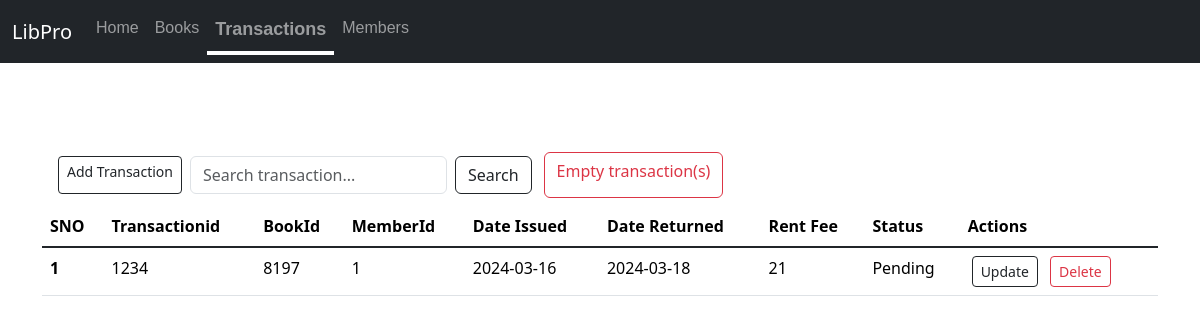
Page /transactions on the committed database.
### app.py (models this page shows)
class Transactions(db.Model):
    sno = db.Column(db.Integer, primary_key=True,unique=True)
    Transactionid = db.Column(db.Integer,unique=True)
    bookid = db.Column(db.Integer, nullable=False)
    memberid = db.Column(db.Integer, nullable=False)
    date_issued = db.Column(db.DateTime, nullable=False,default=datetime.date)
    date_returned = db.Column(db.DateTime, nullable=True)
    rent_fee = db.Column(db.Integer, nullable=False)
    status=db.Column(db.String(20),nullable=False)

### app.py (the view, shortened to what this page needs)
@app.route('/<string:table>',methods=['GET','POST'])
def view(table):
    record_class=globals().get(table.capitalize())
    if record_class is None:
        return redirect('/')
    else:
        allrecords=record_class.query.all()
        return render_template(f'{table}.html',allrecords=allrecords)

### templates/transactions.html (shortened to what this page needs)
{% extends 'base.html' %}
{% block body %}
<div class="container">
  <div style="display:flex" class="my-2 container">
    <a href="/addrecord/transactions" class="add btn btn-outline-dark btn-sm mx-1 my-1" type="button">Add Transaction</a>
    <form style="width:fit-content" class="d-flex mx-1 my-1" method="POST" action="/search/transactions" role="search">
      <input class="form-control me-2" name="searchitem"  id="searchtran" type="search" placeholder="Search transaction..." aria-label="Search">
      <button class="btn btn-outline-dark"  type="submit">Search</button>
    </form>
    <a class="btn btn-outline-danger mx-2" href="/empty/transactions" type="button">Empty transaction(s)</a>
  </div>
    <table class="table">
        <thead>
          <tr>
            <th scope="col">SNO</th>
            <th scope="col">Transactionid</th>
            <th scope="col">BookId</th>
            <th scope="col">MemberId</th>
            <th scope="col">Date Issued</th>
            <th scope="col">Date Returned</th>
            <th scope="col">Rent Fee</th>
            <th scope="col">Status</th>
            <th scope="col">Actions</th>
          </tr>
        </thead>
        <tbody class="table-group-divider">
          {% for records in allrecords %}
          <tr>
            <th scope="row">{{loop.index}}</th>
            <td>{{records.Transactionid}}</td>
            <td>{{records.bookid}}</td>
            <td>{{records.memberid}}</td>
            <td>{{ records.date_issued.strftime('%Y-%m-%d') }}</td>
            <td>{{ records.date_returned.strftime('%Y-%m-%d') }}</td>
            <td>{{records.rent_fee}}</td>
            <td>{{records.status}}</td>
            <td>
              <a href="/updaterecord/transactions/{{records.sno}}" class="btn btn-outline-dark btn-sm mx-1">Update</a>
              <a href="/deleterecord/transactions/{{records.sno}}" class="btn btn-outline-danger btn-sm mx-1">Delete</a>
            </td>
          </tr>
          {% endfor %}
        </tbody>
      </table>
</div>
{% endblock body %}

### rows in the picture
Transactions: Transactionid "1234", bookid "8197", memberid "1", date_issued "2024-03-16", date_returned "2024-03-18", rent_fee "21", status "Pending"
